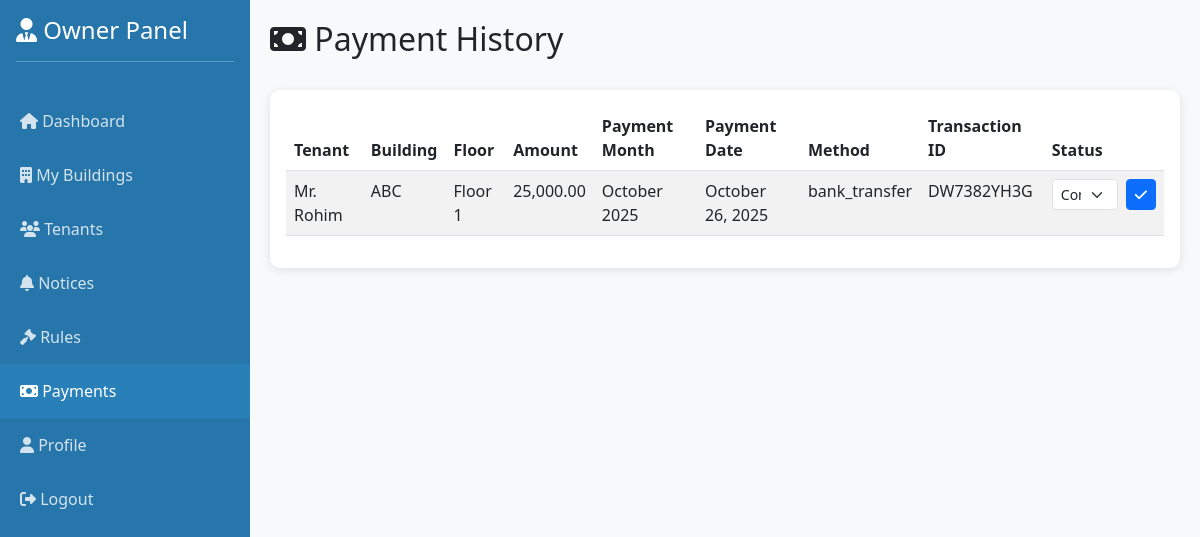
Page /owner/payments.php (signed in) on the committed database.
### tables this page shows
CREATE TABLE `payments` (
  `id` int(11) NOT NULL,
  `tenant_id` int(11) NOT NULL,
  `floor_id` int(11) NOT NULL,
  `payment_type` enum('rent','maintenance','other') NOT NULL,
  `amount` decimal(10,2) NOT NULL,
  `payment_month` varchar(20) NOT NULL,
  `payment_date` date NOT NULL,
  `payment_method` varchar(50) DEFAULT NULL,
  `transaction_id` varchar(100) DEFAULT NULL,
  `status` enum('pending','completed','failed') DEFAULT 'completed',
  `notes` text,
  `created_at` timestamp NOT NULL DEFAULT CURRENT_TIMESTAMP
);

CREATE TABLE `tenants` (
  `id` int(11) NOT NULL,
  `floor_id` int(11) NOT NULL,
  `username` varchar(50) NOT NULL,
  `password` varchar(255) NOT NULL,
  `full_name` varchar(100) NOT NULL,
  `email` varchar(100) NOT NULL,
  `phone` varchar(20) DEFAULT NULL,
  `nid_number` varchar(20) DEFAULT NULL,
  `move_in_date` date DEFAULT NULL,
  `status` enum('active','inactive') DEFAULT 'active',
  `created_at` timestamp NOT NULL DEFAULT CURRENT_TIMESTAMP
);

CREATE TABLE `buildings` (
  `id` int(11) NOT NULL,
  `owner_id` int(11) NOT NULL,
  `building_name` varchar(100) NOT NULL,
  `address` text NOT NULL,
  `total_floors` int(11) NOT NULL,
  `description` text,
  `created_at` timestamp NOT NULL DEFAULT CURRENT_TIMESTAMP
);

CREATE TABLE `floors` (
  `id` int(11) NOT NULL,
  `building_id` int(11) NOT NULL,
  `floor_number` int(11) NOT NULL,
  `floor_name` varchar(50) DEFAULT NULL,
  `rent_amount` decimal(10,2) NOT NULL,
  `maintenance_fee` decimal(10,2) DEFAULT '0.00',
  `status` enum('occupied','vacant') DEFAULT 'vacant',
  `created_at` timestamp NOT NULL DEFAULT CURRENT_TIMESTAMP
);

### owner/payments.php (the view, shortened to what this page needs)
<?php
require_once '../config.php';
$owner_id = $_SESSION['owner_id'];
$payments_query = $conn->query("
    SELECT p.*, t.full_name as tenant_name, b.building_name, f.floor_name
    FROM payments p
    JOIN tenants t ON p.tenant_id = t.id
    JOIN floors f ON p.floor_id = f.id
    JOIN buildings b ON f.building_id = b.id
    WHERE b.owner_id = $owner_id
    ORDER BY p.payment_date DESC
");
?>
<!DOCTYPE html>
<html lang="en">
<head>
    <link href="https://cdn.jsdelivr.net/npm/bootstrap@5.3.0/dist/css/bootstrap.min.css" rel="stylesheet">
    <link rel="stylesheet" href="https://cdnjs.cloudflare.com/ajax/libs/font-awesome/6.4.0/css/all.min.css">
</head>
<body>
    <div class="sidebar">
        <div class="p-3">
            <h4><i class="fas fa-user-tie"></i> Owner Panel</h4>
            <hr>
        </div>
        <nav class="nav flex-column">
            <a class="nav-link" href="dashboard.php"> <i class="fas fa-home"></i> Dashboard </a>
            <a class="nav-link" href="buildings.php"> <i class="fas fa-building"></i> My Buildings </a>
            <a class="nav-link" href="tenants.php"> <i class="fas fa-users"></i> Tenants </a>
            <a class="nav-link" href="notices.php"> <i class="fas fa-bell"></i> Notices </a>
            <a class="nav-link" href="rules.php"> <i class="fas fa-gavel"></i> Rules </a>
            <a class="nav-link active" href="payments.php"> <i class="fas fa-money-bill"></i> Payments </a>
            <a class="nav-link" href="profile.php"> <i class="fas fa-user"></i> Profile </a>
            <a class="nav-link" href="logout.php"> <i class="fas fa-sign-out-alt"></i> Logout </a>
        </nav>
    </div>
    <div class="main-content">
        <div class="d-flex justify-content-between align-items-center mb-4">
            <h2><i class="fas fa-money-bill"></i> Payment History</h2>
        </div>
        <div class="card">
            <div class="card-body">
                <?php if ($payments_query->num_rows > 0): ?>
                <table class="table table-hover table-striped">
                    <thead>
                        <tr>
                            <th>Tenant</th>
                            <th>Building</th>
                            <th>Floor</th>
                            <th>Amount</th>
                            <th>Payment Month</th>
                            <th>Payment Date</th>
                            <th>Method</th>
                            <th>Transaction ID</th>
                            <th>Status</th>
                        </tr>
                    </thead>
                    <tbody>
                        <?php while ($payment = $payments_query->fetch_assoc()): ?>
                        <tr>
                            <td><?php echo htmlspecialchars($payment['tenant_name']); ?></td>
                            <td><?php echo htmlspecialchars($payment['building_name']); ?></td>
                            <td><?php echo htmlspecialchars($payment['floor_name']); ?></td>
                            <td><?php echo number_format($payment['amount'], 2); ?></td>
                            <td><?php echo date('F Y', strtotime($payment['payment_month'] . '-01')); ?></td>
                            <td><?php echo date('F j, Y', strtotime($payment['payment_date'])); ?></td>
                            <td><?php echo htmlspecialchars($payment['payment_method']); ?></td>
                            <td><?php echo htmlspecialchars($payment['transaction_id']); ?></td>
                            <td>
                                <form method="POST" class="d-flex">
                                    <select name="status" class="form-select form-select-sm me-2">
                                        <option value="completed" <?php if ($payment['status'] == 'completed') echo 'selected'; ?>>Completed</option>
                                    </select>
                                    <button type="submit" name="update_status" class="btn btn-sm btn-primary"> <i class="fas fa-check"></i> </button>
                                </form>
                            </td>
                        </tr>
                        <?php endwhile; ?>
                    </tbody>
                </table>
                <?php endif; ?>
            </div>
        </div>
    </div>
</body>
</html>

### owner/payments.php (style rules this page uses)
body { background: #f8f9fa; }
.sidebar { min-height: 100vh; background: #2776ab; color: white; position: fixed; width: 250px; }
.sidebar .nav-link { color: rgba(255,255,255,0.8); padding: 15px 20px; transition: all 0.3s; }
.sidebar .nav-link:hover, .sidebar .nav-link.active { background: #2980b9; color: white; }
.main-content { margin-left: 250px; padding: 20px; }
.card { border: none; border-radius: 10px; box-shadow: 0 2px 10px rgba(0,0,0,0.1); }

### rows in the picture
payments: tenant.full_name "Mr. Rohim", buildings.building_name "ABC", floor.floor_name "Floor 1", amount "25,000.00", payment_month "October 2025", payment_date "October 26, 2025", payment_method "bank_transfer", transaction "DW7382YH3G", status "Completed"
